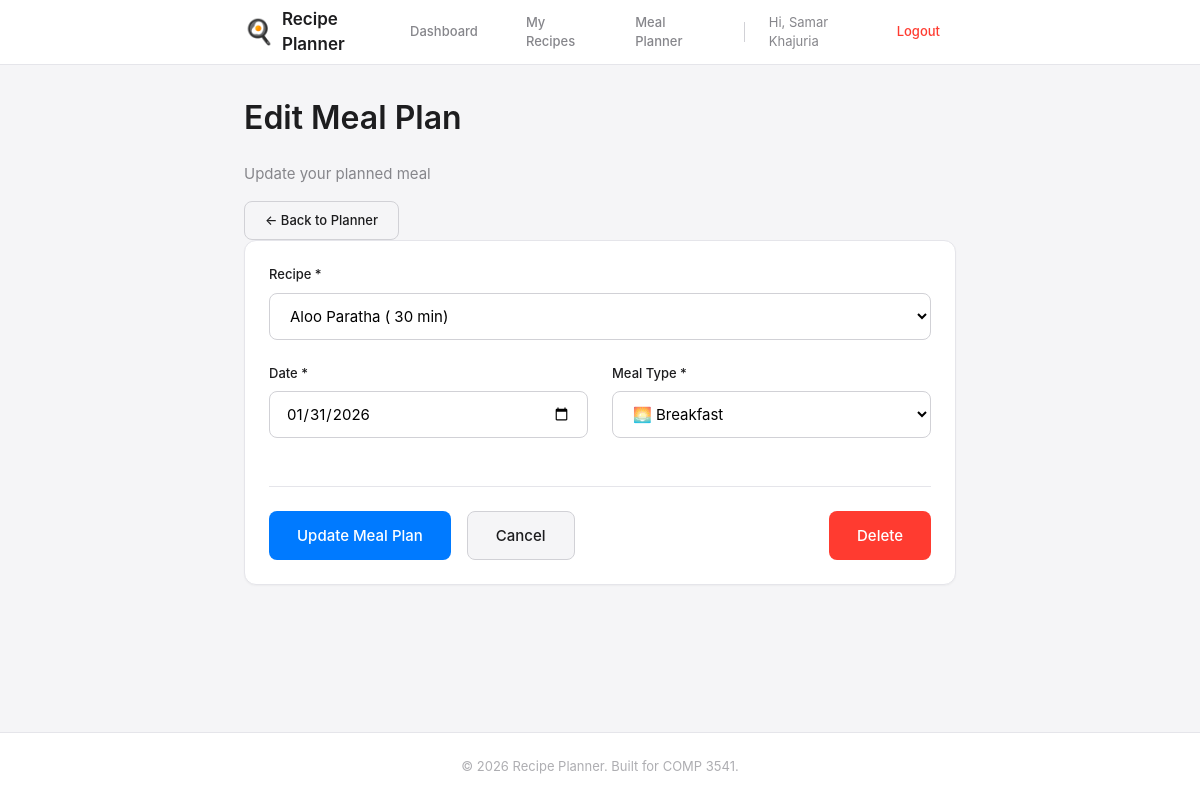
The app's page /meals/edit.php?id=1 (signed in) with its own data.
### tables this page shows
CREATE TABLE meal_plans (
  id INT AUTO_INCREMENT PRIMARY KEY,
  user_id INT NOT NULL,
  recipe_id INT NOT NULL,
  meal_date DATE NOT NULL,
  meal_type ENUM('breakfast', 'lunch', 'dinner', 'snack') NOT NULL,
  created_at TIMESTAMP DEFAULT CURRENT_TIMESTAMP,
  FOREIGN KEY (user_id) REFERENCES users(id) ON DELETE CASCADE,
  FOREIGN KEY (recipe_id) REFERENCES recipes(id) ON DELETE CASCADE
);

CREATE TABLE recipes (
  id INT AUTO_INCREMENT PRIMARY KEY,
  user_id INT NOT NULL,
  title VARCHAR(255) NOT NULL,
  description TEXT,
  ingredients TEXT NOT NULL,
  instructions TEXT NOT NULL,
  prep_time INT DEFAULT 0 COMMENT 'Preparation time in minutes',
  created_at TIMESTAMP DEFAULT CURRENT_TIMESTAMP,
  FOREIGN KEY (user_id) REFERENCES users(id) ON DELETE CASCADE
);

### includes/database.php (called while the page is built, shortened)
<?php
$dsn = 'mysql:host=localhost;dbname=recipe_planner';
$username = 'root';
$password = 'root';
$options = [
  PDO::ATTR_ERRMODE => PDO::ERRMODE_EXCEPTION,
  PDO::ATTR_DEFAULT_FETCH_MODE => PDO::FETCH_ASSOC,
];
try {
  $db = new PDO($dsn, $username, $password, $options);
} catch (PDOException $e) {
  $error_message = $e->getMessage();
  include __DIR__ . '/database_error.php';
  exit;
}
function db_query($sql, $params = [])
{
  global $db;
  try {
    $stmt = $db->prepare($sql);
    $stmt->execute($params);
    return $stmt->fetchAll();
  } catch (PDOException $e) {
    $error_message = $e->getMessage();
    include __DIR__ . '/database_error.php';
    exit;
  }
}
function db_query_one($sql, $params = [])
{
  global $db;
  try {
    $stmt = $db->prepare($sql);
    $stmt->execute($params);
    return $stmt->fetch();
  } catch (PDOException $e) {
    $error_message = $e->getMessage();
    include __DIR__ . '/database_error.php';
    exit;
  }
}
?>

### meals/edit.php (the view, shortened to what this page needs)
<?php
require_once __DIR__ . '/../includes/database.php';
$user_id = $_SESSION['user_id'];
$meal_id = intval($_GET['id'] ?? 0);
$meal = db_query_one(
    "SELECT mp.*, r.title as recipe_title
   FROM meal_plans mp
   JOIN recipes r ON mp.recipe_id = r.id
   WHERE mp.id = ? AND mp.user_id = ?",
    [$meal_id, $user_id]
);
$recipes = db_query(
    "SELECT id, title, prep_time FROM recipes WHERE user_id = ? ORDER BY title",
    [$user_id]
);
include __DIR__ . '/../includes/header.php';
?>
<div class="page-header">
    <div>
        <h1>Edit Meal Plan</h1>
        <p>Update your planned meal</p>
    </div>
    <a href="planner.php" class="btn btn-secondary">← Back to Planner</a>
</div>
<div class="card">
    <div class="card-body">
        <form method="POST" action="">
            <div class="form-group">
                <label for="recipe_id" class="form-label">Recipe *</label>
                <select id="recipe_id" name="recipe_id" class="form-select" required>
                    <?php foreach ($recipes as $recipe): ?>
                        <option value="<?= $recipe['id'] ?>" <?= $meal['recipe_id'] == $recipe['id'] ? 'selected' : '' ?>>
                            <?= htmlspecialchars($recipe['title']) ?> (
                        </option>
                    <?php endforeach; ?>
                </select>
            </div>
            <div class="form-row">
                <div class="form-group form-group-half">
                    <label for="meal_date" class="form-label">Date *</label>
                    <input type="date" id="meal_date" name="meal_date" class="form-input"
                        value="<?= htmlspecialchars($meal['meal_date']) ?>" required />
                </div>
                <div class="form-group form-group-half">
                    <label for="meal_type" class="form-label">Meal Type *</label>
                    <select id="meal_type" name="meal_type" class="form-select" required>
                        <option value="breakfast" <?= $meal['meal_type'] === 'breakfast' ? 'selected' : '' ?>>🌅 Breakfast
                        </option>
                    </select>
                </div>
            </div>
            <div class="form-actions">
                <button type="submit" class="btn btn-primary btn-lg">Update Meal Plan</button>
                <a href="planner.php" class="btn btn-secondary btn-lg">Cancel</a>
                <div class="toolbar-spacer"></div>
                <a href="delete.php?id=<?= $meal_id ?>" class="btn btn-danger btn-lg">Delete</a>
            </div>
        </form>
    </div>
</div>
<?php include __DIR__ . '/../includes/footer.php'; ?>

### main.css (style rules this page uses)
:root { --color-primary: #007aff; --color-primary-hover: #0056b3; --color-danger: #ff3b30; --color-danger-hover: #d32f2f; --color-success: #34c759; --color-warning: #ff9500; --color-white: #ffffff; --color-bg: #f5f5f7; --color-bg-secondary: #fafafa; --color-border: #d1d1d6; --color-border-light: #e5e5ea; --color-text: #1d1d1f; --color-text-secondary: #86868b; --color-text-tertiary: #aeaeb2; --space-xs: 4px; --space-sm: 8px; --space-md: 16px; --space-lg: 24px; --space-xl: 32px; --space-2xl: 48px; --radius-sm: 6px; --radius-md: 8px; --radius-lg: 12px; --radius-xl: 16px; --shadow-sm: 0 1px 2px rgba(0, 0, 0, 0.04); --shadow-md: 0 4px 12px rgba(0, 0, 0, 0.08); --shadow-lg: 0 8px 24px rgba(0, 0, 0, 0.12); --font-family: -apple-system, BlinkMacSystemFont, "Segoe UI", Roboto, Helvetica, Arial, sans-serif; --font-size-xs: 12px; --font-size-sm: 13px; --font-size-base: 15px; --font-size-lg: 17px; --font-size-xl: 20px; --font-size-2xl: 24px; --font-size-3xl: 32px; --max-width: 760px; --header-height: 64px; }
*, *::before, *::after { margin: 0; padding: 0; box-sizing: border-box; }
html { font-size: 16px; -webkit-font-smoothing: antialiased; -moz-osx-font-smoothing: grayscale; }
body { font-family: var(--font-family); font-size: var(--font-size-base); line-height: 1.5; color: var(--color-text); background: var(--color-bg); min-height: 100vh; display: flex; flex-direction: column; }
a { color: var(--color-primary); text-decoration: none; transition: opacity 0.2s ease; }
h1, h2, h3, h4, h5, h6 { font-weight: 600; line-height: 1.3; color: var(--color-text); }
h1 { font-size: var(--font-size-3xl); margin-bottom: var(--space-lg); }
p { margin-bottom: var(--space-md); color: var(--color-text-secondary); }
.btn { display: inline-flex; align-items: center; justify-content: center; gap: var(--space-sm); font-family: var(--font-family); font-size: var(--font-size-sm); font-weight: 500; line-height: 1; padding: 12px 20px; border: none; border-radius: var(--radius-md); cursor: pointer; transition: all 0.2s ease; text-decoration: none; }
.btn-lg { padding: 16px 28px; font-size: var(--font-size-base); }
.btn-primary { background: var(--color-primary); color: var(--color-white); }
.btn-secondary { background: var(--color-bg); color: var(--color-text); border: 1px solid var(--color-border); }
.btn-danger { background: var(--color-danger); color: var(--color-white); }
.form-group { margin-bottom: var(--space-lg); }
.form-label { display: block; font-size: var(--font-size-sm); font-weight: 500; color: var(--color-text); margin-bottom: var(--space-sm); }
.form-input, .form-select, .form-textarea { width: 100%; font-family: var(--font-family); font-size: var(--font-size-base); padding: 12px 16px; background: var(--color-white); border: 1px solid var(--color-border); border-radius: var(--radius-md); transition: all 0.2s ease; outline: none; }
.form-input::placeholder { color: var(--color-text-tertiary); }
.card { background: var(--color-white); border-radius: var(--radius-lg); box-shadow: var(--shadow-sm); border: 1px solid var(--color-border-light); overflow: hidden; }
.card-body { padding: var(--space-lg); }
.toolbar-spacer { flex: 1; }

### meals/edit.php (style rules this page uses)
.form-row { display: flex; gap: var(--space-lg); }
.form-group-half { flex: 1; }
.form-actions { display: flex; gap: var(--space-md); margin-top: var(--space-lg); padding-top: var(--space-lg); border-top: 1px solid var(--color-border-light); flex-wrap: wrap; }

### records on screen
meal_plans: recipe_id "Aloo Paratha ( 30 min)", meal_date "01/31/2026", meal_type "🌅 Breakfast"

### other values on screen
$user_name "Samar Khajuria"
